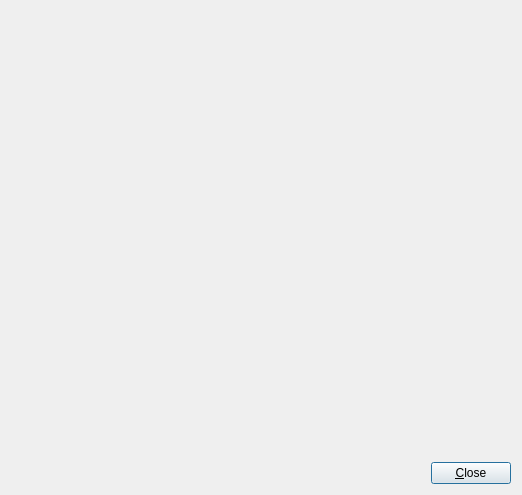
<?xml version="1.0" encoding="UTF-8"?>
<ui version="4.0">
 <class>viewTextureFormClass</class>
 <widget class="QDialog" name="viewTextureFormClass">
  <property name="geometry">
   <rect>
    <x>0</x>
    <y>0</y>
    <width>522</width>
    <height>495</height>
   </rect>
  </property>
  <property name="windowTitle">
   <string>View texture</string>
  </property>
  <layout class="QVBoxLayout" name="verticalLayout">
   <item>
    <widget class="QLabel" name="labelImage">
     <property name="text">
      <string/>
     </property>
    </widget>
   </item>
   <item>
    <spacer name="verticalSpacer">
     <property name="orientation">
      <enum>Qt::Vertical</enum>
     </property>
     <property name="sizeHint" stdset="0">
      <size>
       <width>20</width>
       <height>40</height>
      </size>
     </property>
    </spacer>
   </item>
   <item>
    <layout class="QHBoxLayout" name="horizontalLayout">
     <item>
      <spacer name="horizontalSpacer">
       <property name="orientation">
        <enum>Qt::Horizontal</enum>
       </property>
       <property name="sizeHint" stdset="0">
        <size>
         <width>40</width>
         <height>20</height>
        </size>
       </property>
      </spacer>
     </item>
     <item>
      <widget class="QPushButton" name="pushButtonClose">
       <property name="text">
        <string>&amp;Close</string>
       </property>
      </widget>
     </item>
    </layout>
   </item>
  </layout>
 </widget>
 <resources/>
 <connections/>
</ui>
